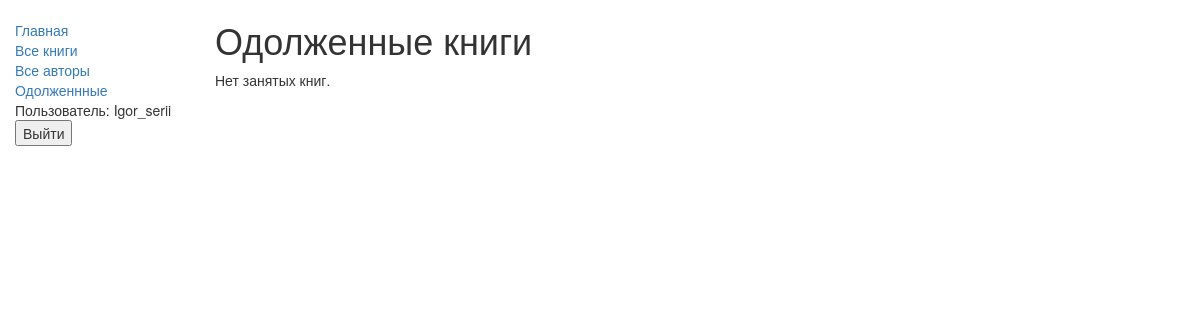
The page /catalog/mybooks/ (signed in) on the database as committed earlier.
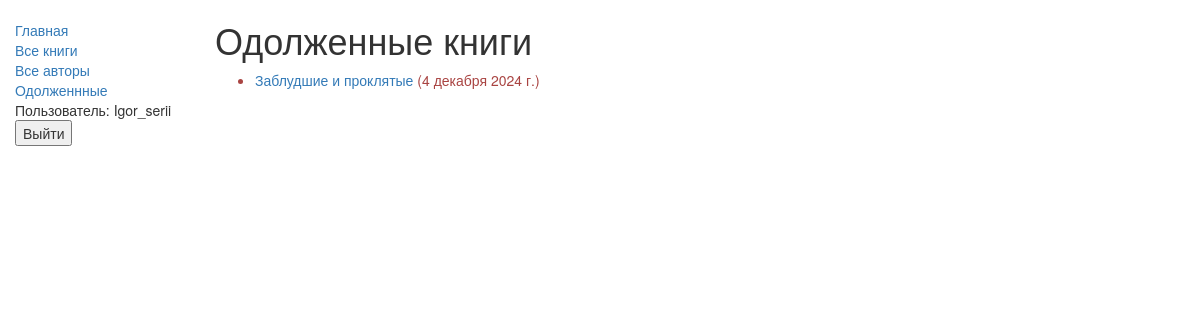
The same page on the database as committed later.
### catalog/models.py (models this page shows, shortened)
class BookInstance(models.Model):
    id = models.UUIDField(primary_key=True, default=uuid.uuid4, help_text="Unique ID for this particular book across whole library")
    book = models.ForeignKey('Book', on_delete=models.SET_NULL, null=True)
    imprint = models.CharField(max_length=200)
    due_back = models.DateField(null=True, blank=True)
    borrower = models.ForeignKey(User, on_delete=models.SET_NULL, null=True, blank=True)
    LOAN_STATUS = (
        ('m', 'Maintenance'),
        ('o', 'On loan'),
        ('a', 'Available'),
        ('r', 'Reserved'),
    )
    status = models.CharField(max_length=1, choices=LOAN_STATUS, blank=True, default='m', help_text='Book availability')
    class Meta:
        ordering = ["due_back"]
        permissions = (("can_mark_returned", "Set book as returned"),)
    def display_status(self):
        return ', '.join([ BookInstance.name for BookInstance in self.BookInstance.all()[:3] ])
    display_status.short_description = 'Status'
    @property
    def is_overdue(self):
        if self.due_back and date.today() > self.due_back:
            return True
        return False

class Book(models.Model):
    title = models.CharField(max_length=200)
    author = models.ForeignKey('Author', on_delete=models.SET_NULL, null=True)
    summary = models.TextField(max_length=1000, help_text="Enter a brief description of the book")
    isbn = models.CharField('ISBN',max_length=13, help_text='13 Character <a href="https://www.isbn-international.org/content/what-isbn">ISBN number</a>')
    genre = models.ManyToManyField(Genre, help_text="Select a genre for this book")
    def display_genre(self):
        return ', '.join([ genre.name for genre in self.genre.all()[:3] ])
    display_genre.short_description = 'Genre'

### catalog/views.py (the view)
class LoanedBooksByUserListView(LoginRequiredMixin,generic.ListView):
    model = BookInstance
    template_name ='catalog/bookinstance_list_borrowed_user.html'
    paginate_by = 10
    def get_queryset(self):
        return (BookInstance.objects.filter(borrower=self.request.user).filter(status__exact='o').order_by('due_back'))

### catalog/templates/catalog/bookinstance_list_borrowed_user.html
{% extends "base_generic.html" %}
{% block content %}
    <h1>Одолженные книги</h1>
    {% if bookinstance_list %}
    <ul>
      {% for bookinst in bookinstance_list %}
      <li class="{% if bookinst.is_overdue %}text-danger{% endif %}">
        <a href="{% url 'book-detail' bookinst.book.pk %}">{{bookinst.book.title}}</a> ({{ bookinst.due_back }})
      </li>
      {% endfor %}
    </ul>
    {% else %}
      <p>Нет занятых книг.</p>
    {% endif %}
{% endblock %}

Rows that differ between the two databases and show on the page:
now on this page (row edited): BookInstance: book "Заблудшие и проклятые", due_back "4 декабря 2024 г."
Other text that changed with them:
text no longer shown: "Нет занятых книг."
